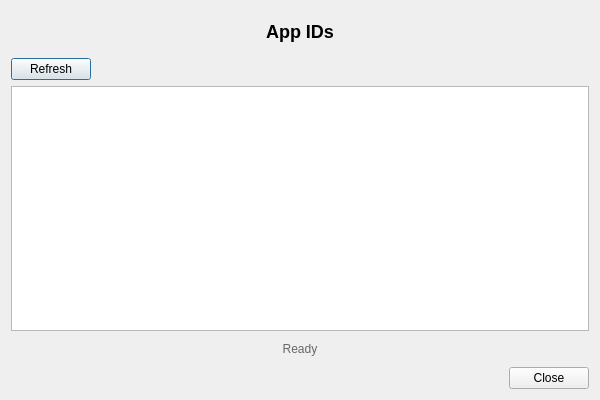
<?xml version="1.0" encoding="UTF-8"?>
<ui version="4.0">
 <class>ManageAppIdWindow</class>
 <widget class="QDialog" name="ManageAppIdWindow">
  <property name="geometry">
   <rect>
    <x>0</x>
    <y>0</y>
    <width>600</width>
    <height>400</height>
   </rect>
  </property>
  <property name="minimumSize">
   <size>
    <width>600</width>
    <height>400</height>
   </size>
  </property>
  <property name="windowTitle">
   <string>Manage App IDs</string>
  </property>
  <layout class="QVBoxLayout" name="verticalLayout">
   <item>
    <widget class="QLabel" name="titleLabel">
     <property name="text">
      <string>App IDs</string>
     </property>
     <property name="alignment">
      <set>Qt::AlignCenter</set>
     </property>
     <property name="styleSheet">
      <string>font-size: 18px; font-weight: bold; margin: 10px;</string>
     </property>
    </widget>
   </item>
   <item>
    <layout class="QHBoxLayout" name="toolbarLayout">
     <item>
      <widget class="QPushButton" name="refreshButton">
       <property name="text">
        <string>Refresh</string>
       </property>
      </widget>
     </item>
     <item>
      <spacer name="toolbarSpacer">
       <property name="orientation">
        <enum>Qt::Horizontal</enum>
       </property>
       <property name="sizeHint" stdset="0">
        <size>
         <width>40</width>
         <height>20</height>
        </size>
       </property>
      </spacer>
     </item>
    </layout>
   </item>
   <item>
    <widget class="QListWidget" name="appIdList">
     <property name="alternatingRowColors">
      <bool>true</bool>
     </property>
     <property name="selectionMode">
      <enum>QAbstractItemView::NoSelection</enum>
     </property>
     <property name="resizeMode">
      <enum>QListView::Adjust</enum>
     </property>
    </widget>
   </item>
   <item>
    <widget class="QLabel" name="statusLabel">
     <property name="text">
      <string>Ready</string>
     </property>
     <property name="alignment">
      <set>Qt::AlignCenter</set>
     </property>
     <property name="styleSheet">
      <string>color: #666; font-size: 12px; margin: 5px;</string>
     </property>
    </widget>
   </item>
   <item>
    <layout class="QHBoxLayout" name="buttonLayout">
     <item>
      <spacer name="buttonSpacer">
       <property name="orientation">
        <enum>Qt::Horizontal</enum>
       </property>
       <property name="sizeHint" stdset="0">
        <size>
         <width>40</width>
         <height>20</height>
        </size>
       </property>
      </spacer>
     </item>
     <item>
      <widget class="QPushButton" name="closeButton">
       <property name="text">
        <string>Close</string>
       </property>
      </widget>
     </item>
    </layout>
   </item>
  </layout>
 </widget>
 <resources/>
 <connections/>
</ui>
